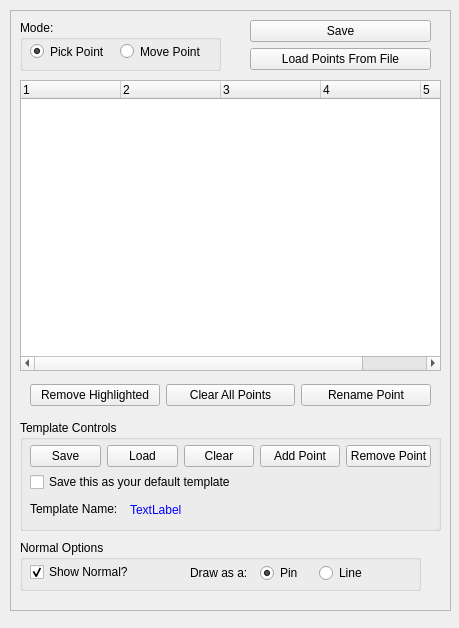
<ui version="4.0" >
 <class>pickpointsDialog</class>
 <widget class="QWidget" name="pickpointsDialog" >
  <property name="geometry" >
   <rect>
    <x>0</x>
    <y>0</y>
    <width>459</width>
    <height>628</height>
   </rect>
  </property>
  <property name="windowTitle" >
   <string>Form</string>
  </property>
  <widget class="QFrame" name="frame" >
   <property name="geometry" >
    <rect>
     <x>10</x>
     <y>10</y>
     <width>441</width>
     <height>601</height>
    </rect>
   </property>
   <property name="frameShape" >
    <enum>QFrame::StyledPanel</enum>
   </property>
   <property name="frameShadow" >
    <enum>QFrame::Raised</enum>
   </property>
   <widget class="QWidget" name="layoutWidget" >
    <property name="geometry" >
     <rect>
      <x>20</x>
      <y>370</y>
      <width>401</width>
      <height>30</height>
     </rect>
    </property>
    <layout class="QHBoxLayout" >
     <item>
      <widget class="QPushButton" name="removeHighlightedButton" >
       <property name="text" >
        <string>Remove Highlighted</string>
       </property>
      </widget>
     </item>
     <item>
      <widget class="QPushButton" name="clearButton" >
       <property name="text" >
        <string>Clear All Points</string>
       </property>
      </widget>
     </item>
     <item>
      <widget class="QPushButton" name="renamePointButton" >
       <property name="text" >
        <string>Rename Point</string>
       </property>
      </widget>
     </item>
    </layout>
   </widget>
   <widget class="QTreeWidget" name="pickedPointsTreeWidget" >
    <property name="geometry" >
     <rect>
      <x>10</x>
      <y>70</y>
      <width>421</width>
      <height>291</height>
     </rect>
    </property>
    <property name="columnCount" >
     <number>5</number>
    </property>
    <column>
     <property name="text" >
      <string>1</string>
     </property>
    </column>
    <column>
     <property name="text" >
      <string>2</string>
     </property>
    </column>
    <column>
     <property name="text" >
      <string>3</string>
     </property>
    </column>
    <column>
     <property name="text" >
      <string>4</string>
     </property>
    </column>
    <column>
     <property name="text" >
      <string>5</string>
     </property>
    </column>
   </widget>
   <widget class="QGroupBox" name="groupBox" >
    <property name="geometry" >
     <rect>
      <x>10</x>
      <y>10</y>
      <width>201</width>
      <height>51</height>
     </rect>
    </property>
    <property name="title" >
     <string>Mode: </string>
    </property>
    <widget class="QRadioButton" name="pickPointModeRadioButton" >
     <property name="geometry" >
      <rect>
       <x>10</x>
       <y>20</y>
       <width>131</width>
       <height>23</height>
      </rect>
     </property>
     <property name="text" >
      <string>Pick Point</string>
     </property>
     <property name="checked" >
      <bool>true</bool>
     </property>
    </widget>
    <widget class="QRadioButton" name="movePointRadioButton" >
     <property name="geometry" >
      <rect>
       <x>100</x>
       <y>20</y>
       <width>91</width>
       <height>23</height>
      </rect>
     </property>
     <property name="text" >
      <string>Move Point</string>
     </property>
    </widget>
   </widget>
   <widget class="QWidget" name="layoutWidget" >
    <property name="geometry" >
     <rect>
      <x>240</x>
      <y>10</y>
      <width>181</width>
      <height>51</height>
     </rect>
    </property>
    <layout class="QGridLayout" >
     <item row="0" column="0" >
      <widget class="QPushButton" name="saveButton" >
       <property name="text" >
        <string>Save</string>
       </property>
      </widget>
     </item>
     <item row="1" column="0" >
      <widget class="QPushButton" name="loadPointsButton" >
       <property name="text" >
        <string>Load Points From File</string>
       </property>
      </widget>
     </item>
    </layout>
   </widget>
   <widget class="QGroupBox" name="groupBox_2" >
    <property name="geometry" >
     <rect>
      <x>10</x>
      <y>410</y>
      <width>421</width>
      <height>111</height>
     </rect>
    </property>
    <property name="title" >
     <string>Template Controls</string>
    </property>
    <widget class="QCheckBox" name="defaultTemplateCheckBox" >
     <property name="geometry" >
      <rect>
       <x>10</x>
       <y>50</y>
       <width>211</width>
       <height>24</height>
      </rect>
     </property>
     <property name="text" >
      <string>Save this as your default template</string>
     </property>
    </widget>
    <widget class="QLabel" name="label" >
     <property name="geometry" >
      <rect>
       <x>10</x>
       <y>80</y>
       <width>111</width>
       <height>18</height>
      </rect>
     </property>
     <property name="text" >
      <string>Template Name:</string>
     </property>
    </widget>
    <widget class="QLabel" name="templateNameLabel" >
     <property name="geometry" >
      <rect>
       <x>110</x>
       <y>80</y>
       <width>291</width>
       <height>20</height>
      </rect>
     </property>
     <property name="palette" >
      <palette>
       <active>
        <colorrole role="WindowText" >
         <brush brushstyle="SolidPattern" >
          <color alpha="255" >
           <red>0</red>
           <green>0</green>
           <blue>255</blue>
          </color>
         </brush>
        </colorrole>
       </active>
       <inactive>
        <colorrole role="WindowText" >
         <brush brushstyle="SolidPattern" >
          <color alpha="255" >
           <red>0</red>
           <green>0</green>
           <blue>255</blue>
          </color>
         </brush>
        </colorrole>
       </inactive>
       <disabled>
        <colorrole role="WindowText" >
         <brush brushstyle="SolidPattern" >
          <color alpha="255" >
           <red>127</red>
           <green>125</green>
           <blue>123</blue>
          </color>
         </brush>
        </colorrole>
       </disabled>
      </palette>
     </property>
     <property name="text" >
      <string>TextLabel</string>
     </property>
    </widget>
    <widget class="QWidget" name="" >
     <property name="geometry" >
      <rect>
       <x>10</x>
       <y>20</y>
       <width>401</width>
       <height>32</height>
      </rect>
     </property>
     <layout class="QHBoxLayout" name="horizontalLayout_3" >
      <item>
       <layout class="QHBoxLayout" name="horizontalLayout" >
        <item>
         <widget class="QPushButton" name="saveTemplateButton" >
          <property name="text" >
           <string>Save</string>
          </property>
         </widget>
        </item>
        <item>
         <widget class="QPushButton" name="loadTemplateButton" >
          <property name="text" >
           <string>Load</string>
          </property>
         </widget>
        </item>
        <item>
         <widget class="QPushButton" name="clearTemplateButton" >
          <property name="text" >
           <string>Clear</string>
          </property>
         </widget>
        </item>
       </layout>
      </item>
      <item>
       <layout class="QHBoxLayout" name="horizontalLayout_2" >
        <item>
         <widget class="QPushButton" name="addPointToTemplateButton" >
          <property name="text" >
           <string>Add Point</string>
          </property>
         </widget>
        </item>
        <item>
         <widget class="QPushButton" name="removePointFromTemplateButton" >
          <property name="text" >
           <string>Remove Point</string>
          </property>
         </widget>
        </item>
       </layout>
      </item>
     </layout>
    </widget>
   </widget>
   <widget class="QGroupBox" name="groupBox_3" >
    <property name="geometry" >
     <rect>
      <x>10</x>
      <y>530</y>
      <width>401</width>
      <height>51</height>
     </rect>
    </property>
    <property name="title" >
     <string>Normal Options</string>
    </property>
    <widget class="QCheckBox" name="showNormalCheckBox" >
     <property name="geometry" >
      <rect>
       <x>10</x>
       <y>20</y>
       <width>111</width>
       <height>24</height>
      </rect>
     </property>
     <property name="text" >
      <string>Show Normal?</string>
     </property>
     <property name="checked" >
      <bool>true</bool>
     </property>
    </widget>
    <widget class="QWidget" name="" >
     <property name="geometry" >
      <rect>
       <x>170</x>
       <y>20</y>
       <width>181</width>
       <height>26</height>
      </rect>
     </property>
     <layout class="QHBoxLayout" name="horizontalLayout_4" >
      <item>
       <widget class="QLabel" name="label_2" >
        <property name="text" >
         <string>Draw as a:  </string>
        </property>
       </widget>
      </item>
      <item>
       <widget class="QRadioButton" name="pinRadioButton" >
        <property name="text" >
         <string>Pin</string>
        </property>
        <property name="checked" >
         <bool>true</bool>
        </property>
       </widget>
      </item>
      <item>
       <widget class="QRadioButton" name="lineRadioButton" >
        <property name="text" >
         <string>Line</string>
        </property>
       </widget>
      </item>
     </layout>
    </widget>
   </widget>
  </widget>
 </widget>
 <resources/>
 <connections/>
</ui>
